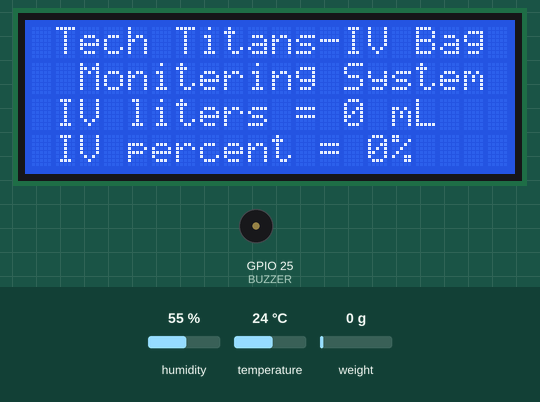
A sketch run on a simulated ESP32. Shown: 20×4 character LCD, buzzer (waves = sounding, pin HIGH). The inputs (shaded band) are chosen by the test bench; at power-on: weight on the scale 0 g, humidity 55 %, temperature 24 °C. WiFi joins after 1.5 s; servers stay silent unless stated; what the sketch prints to the serial monitor is not drawn.

Above: at 5.0 s.
5.1 s: weight on the scale set to 21 g
At 6.1 s:
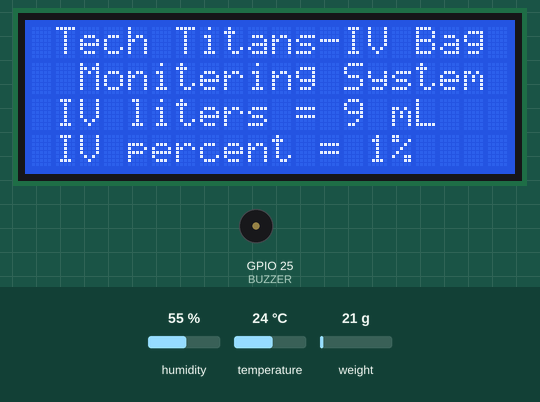
7.0 s: weight on the scale set to 25 g
At 9.1 s:
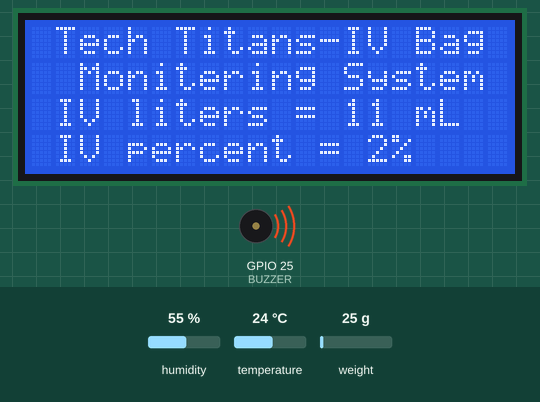
9.6 s: weight on the scale set to 100 g
At 10.1 s:
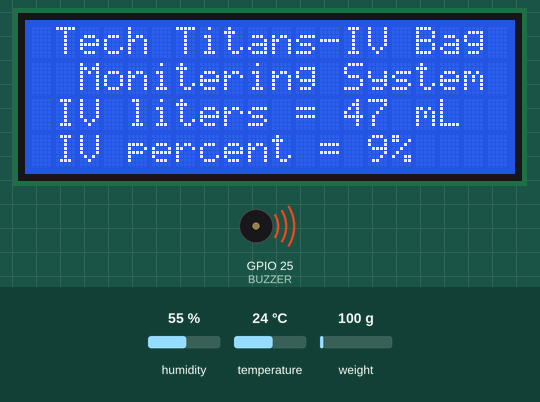
Timing chart, 0 to 12.6 s (numbered marks = the images above; inputs shaded):
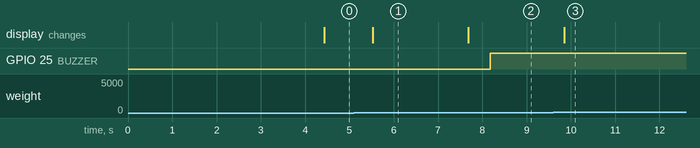

The sketch:

BIT-2.ino
```cpp
#define BLYNK_PRINT Serial
#define BLYNK_PRINT Serial
#define BLYNK_TEMPLATE_ID "TMPL3VhzV9TKu"
#define BLYNK_TEMPLATE_NAME "IoT based IV bag monitoring system"
#include <WiFi.h>
#include <WiFiClient.h>
#include <Blynk.h>
#include <BlynkSimpleEsp32.h>
#include <LiquidCrystal_I2C.h>
#include "HX711.h"
#include <DHT.h> // Include the DHT library
LiquidCrystal_I2C lcd(0x27, 20, 4);
#define DOUT  23
#define CLK  19
#define BUZZER 25
HX711 scale;
#define BLYNK_PRINT Serial

char auth[] = "UlA9Ze_mj9kG4-LJw6rao5HCJPNC2wqg";
char ssid[] = "Anandan";
char pass[] = "12345678";

int liter;
int val;
float weight;
float calibration_factor = 102500; // change this value for your Load cell sensor

#define DHTPIN 18  // Pin where the DHT sensor is connected
#define DHTTYPE DHT11 // Type of DHT sensor, change to DHT22 or DHT21 if you're using a different sensor
DHT dht(DHTPIN, DHTTYPE); // Initialize the DHT sensor

void setup() {
  // Set up serial monitor
  Serial.begin(115200);
  lcd.init();
  lcd.backlight();
  pinMode(BUZZER ,OUTPUT);
  Serial.println("Remove all weight from scale");
  scale.begin(DOUT, CLK);
  scale.set_scale();
  scale.tare(); //Reset the scale to 0
  long zero_factor = scale.read_average(); //Get a baseline reading
  Serial.print("Zero factor: ");
  Serial.println(zero_factor);
  Blynk.begin(auth, ssid, pass);

  dht.begin(); // Initialize the DHT sensor
}
 void loop() {
 Blynk.run();
 measureweight();
 measureTemperature(); // Call the function to measure temperature
}

void measureweight(){
 scale.set_scale(calibration_factor); //Adjust to this calibration factor
  weight = scale.get_units(5);
    if(weight<0)
  {
    weight=0.00;
    }
  liter = weight*470;
  val = liter;
  val = map(val, 0, 505, 0, 100);
  lcd.clear();
  lcd.setCursor(1, 0);
  lcd.print("Tech Titans-IV Bag");
  lcd.setCursor(2, 1);
  lcd.print("Monitering System");
  Serial.print("Kilogram: ");
  Serial.print(weight);
  Serial.println(" Kg");
  lcd.setCursor(1, 2);
  lcd.print("IV liters = ");
  lcd.print(liter);
  lcd.print(" mL");
  Serial.print("IV BOTTLE: ");
  Serial.print(liter);
  Serial.println("mL");
  lcd.setCursor(1, 3);
  lcd.print("IV percent = ");
  lcd.print(val);
  lcd.print("%");
  Serial.print("IV Bag Percent: ");
  Serial.print(val);
  Serial.println("%");
  Serial.println();
  delay(500);
  if (val <= 50 && val >= 40){
    Blynk.logEvent("iv_alert","IV Bottle is 50%");
  }
  else if (val <= 20 && val >10){
    Blynk.logEvent("iv_alert","IV Bottle is 20%");

  }
  else if (val <= 10 && val >1){
    Blynk.logEvent("iv_alert","IV Bottle is too Low");
    digitalWrite(BUZZER, HIGH);
    delay(0);
  }
  else{
    digitalWrite(BUZZER, LOW);
  }
  Blynk.virtualWrite(V0,liter);
  Blynk.virtualWrite(V1,val);
}

void measureTemperature() {
  float tempC = dht.readTemperature(); // Read temperature in Celsius
  if (isnan(tempC)) {
    Serial.println("Failed to read from DHT sensor!");
    return;
  }

  Serial.print("Temperature: ");
  Serial.print(tempC);
  Serial.println(" °C");

  Blynk.virtualWrite(V2, tempC); // Send temperature data to Blynk
}
 
```

Measured:
- the behaviour switches between 23 and 24 g on weight on the scale (found by bisection; images 1 and 2)
- after the input at 5.1 s, the display: changes after 0.43 s (image 1)
- after the input at 7.0 s, GPIO 25 (BUZZER): LOW → HIGH after 1.2 s; the display: changes after 0.68 s (image 2)
- after the input at 9.6 s, the display: changes after 0.25 s (image 3)
